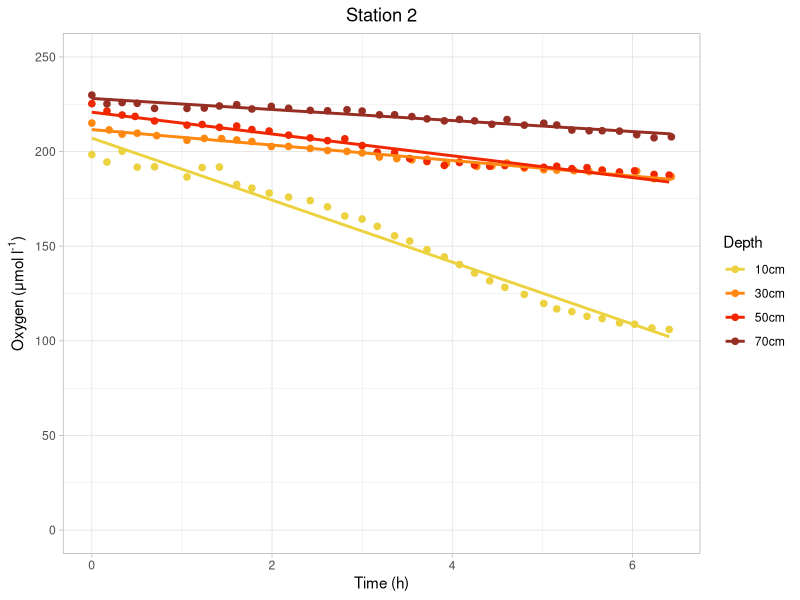
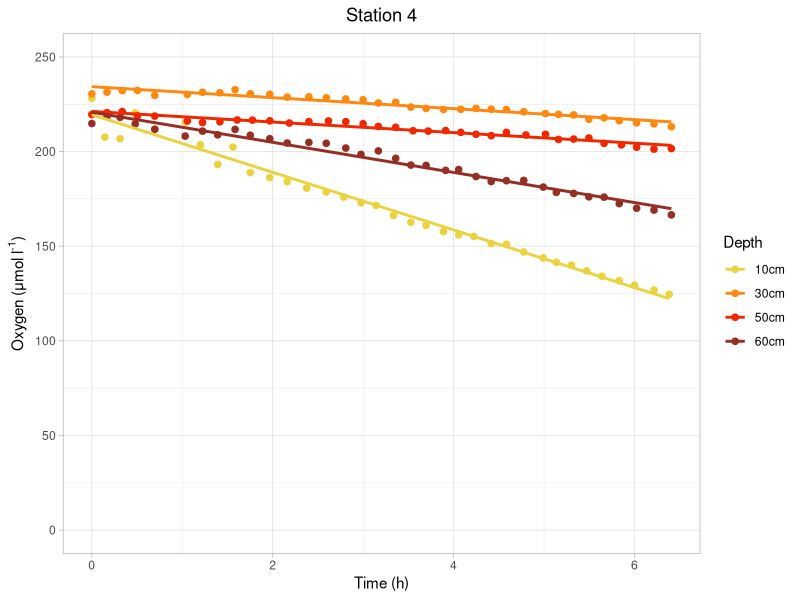
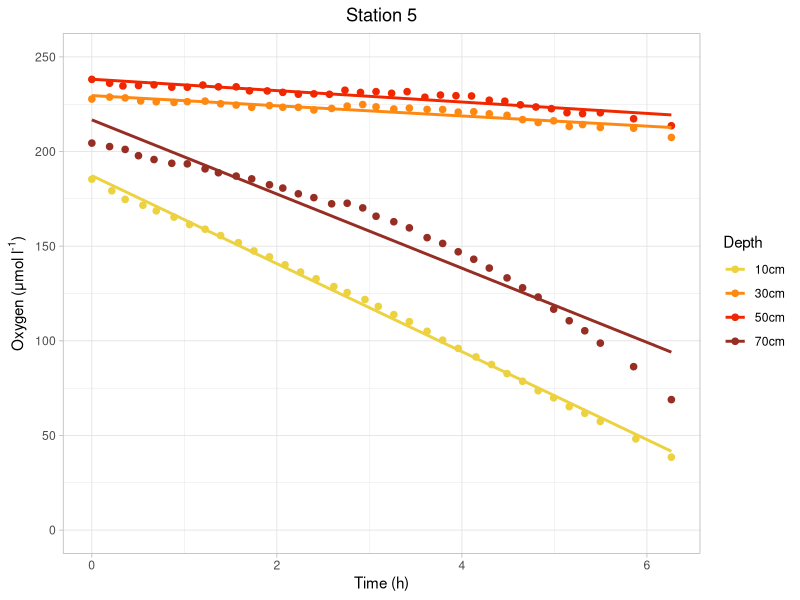
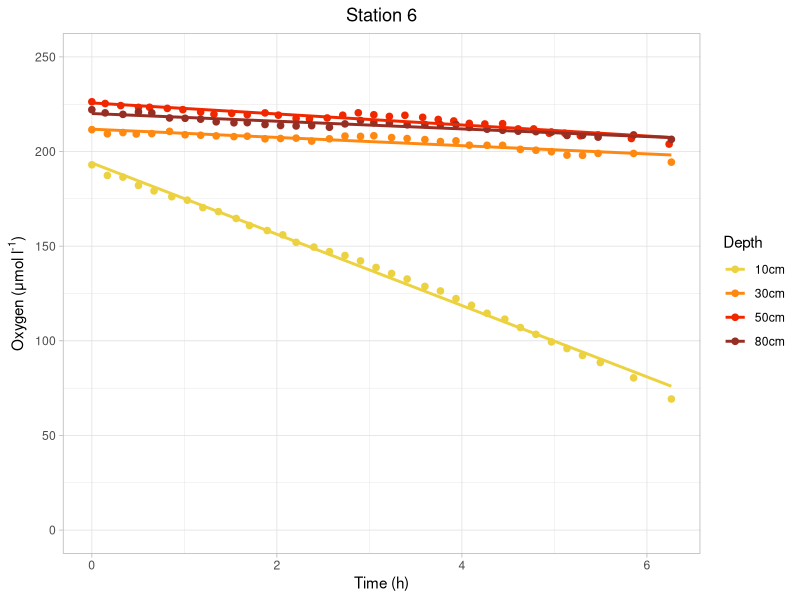
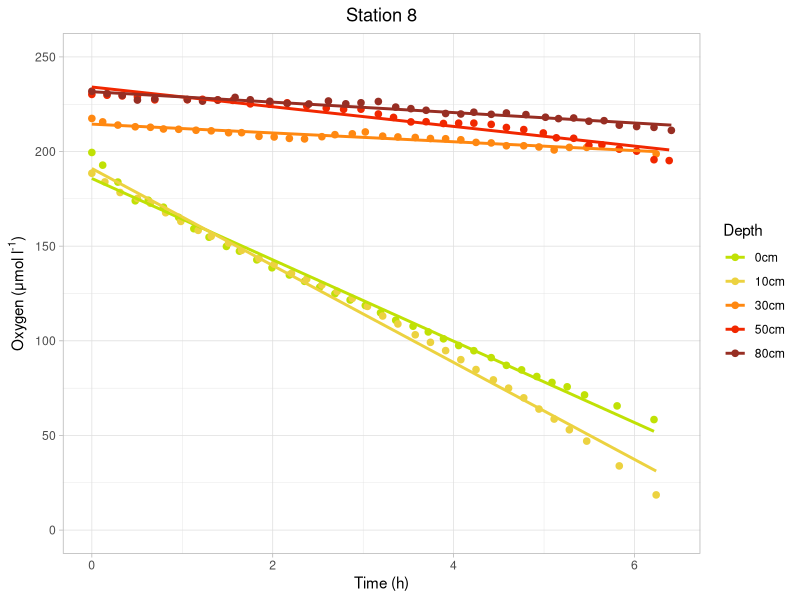
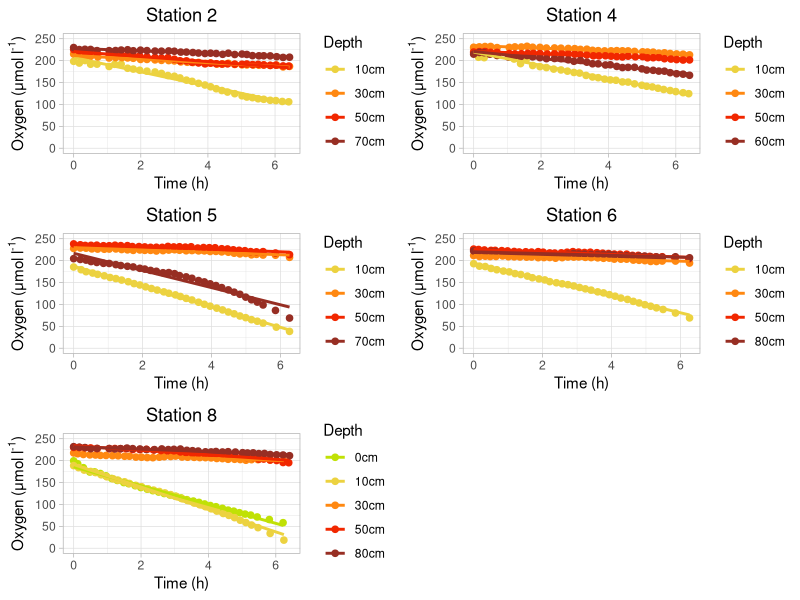
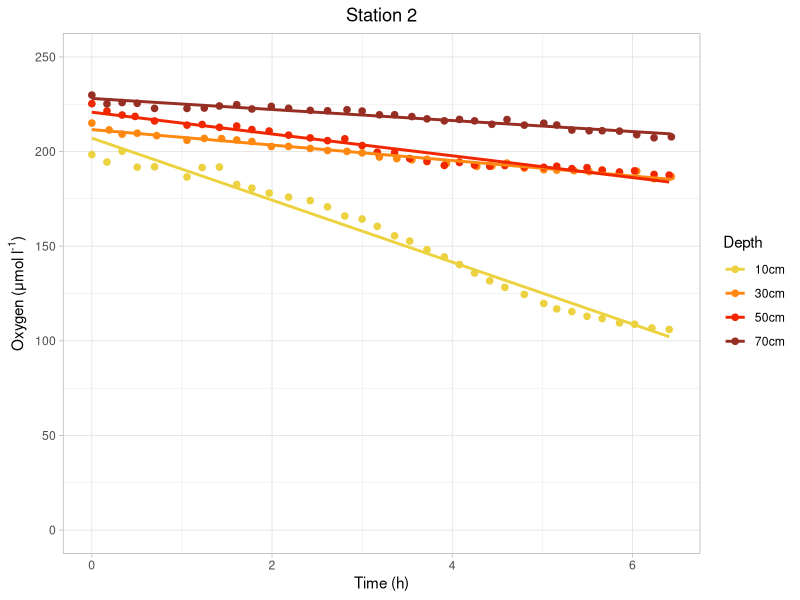
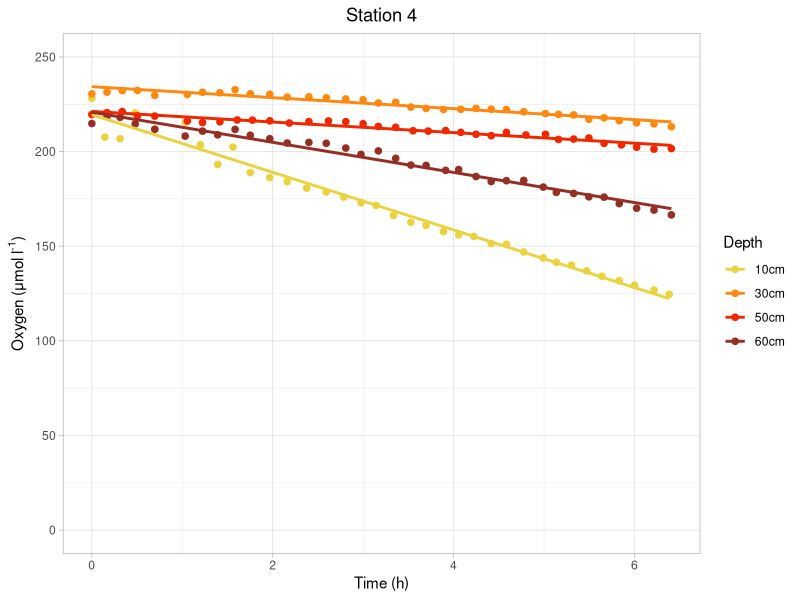

Write the R code that produced these figures, in order.
library(dplyr)
library(ggplot2)

setwd("/home/kai/Desktop/grad_school/marmic/lab_rotations/rotation_3/Spiekeroog_biogeo/week4/exp4/r_script_data")

mydata = read.csv("exp_4_data.csv")

#add column for time in hours
mydata <- mutate(mydata, time.hours = time.minutes / 60)

#viewing the data
names(mydata)
head(select(mydata, time.minutes,depth))
head(mydata)
min(select(mydata, oxygen))

#simple data imports:
station2 <- filter(mydata, station==2)
station4 <- filter(mydata, station==4)
station5 <- filter(mydata, station==5)
station6 <- filter(mydata, station==6)
station8 <- filter(mydata, station==8)

#split up dataframe into the individual lines
station2_10 <- filter(mydata, station==2 & depth=="10cm")
station2_30 <- filter(mydata, station==2 & depth=="30cm")
station2_50 <- filter(mydata, station==2 & depth=="50cm")
station2_70 <- filter(mydata, station==2 & depth=="70cm")

station4_10 <- filter(mydata, station==4 & depth=="10cm")
station4_30 <- filter(mydata, station==4 & depth=="30cm")
station4_50 <- filter(mydata, station==4 & depth=="50cm")
station4_60 <- filter(mydata, station==4 & depth=="60cm")

station5_10 <- filter(mydata, station==5 & depth=="10cm")
station5_30 <- filter(mydata, station==5 & depth=="30cm")
station5_50 <- filter(mydata, station==5 & depth=="50cm")
station5_70 <- filter(mydata, station==5 & depth=="70cm")

station6_10 <- filter(mydata, station==6 & depth=="10cm")
station6_30 <- filter(mydata, station==6 & depth=="30cm")
station6_50 <- filter(mydata, station==6 & depth=="50cm")
station6_80 <- filter(mydata, station==6 & depth=="80cm")

station8_sur <- filter(mydata, station==8 & depth=="0cm")
station8_10 <- filter(mydata, station==8 & depth=="10cm")
station8_30 <- filter(mydata, station==8 & depth=="30cm")
station8_50 <- filter(mydata, station==8 & depth=="50cm")
station8_80 <- filter(mydata, station==8 & depth=="80cm")

#### linear regressions ####
station2_10_reg <- lm(oxygen ~ time.hours, data=station2_10)
station2_30_reg <- lm(oxygen ~ time.hours, data=station2_30)
station2_50_reg <- lm(oxygen ~ time.hours, data=station2_50)
station2_70_reg <- lm(oxygen ~ time.hours, data=station2_70)

station4_10_reg <- lm(oxygen ~ time.hours, data=station4_10)
station4_30_reg <- lm(oxygen ~ time.hours, data=station4_30)
station4_50_reg <- lm(oxygen ~ time.hours, data=station4_50)
station4_60_reg <- lm(oxygen ~ time.hours, data=station4_60)

station5_10_reg <- lm(oxygen ~ time.hours, data=station5_10)
station5_30_reg <- lm(oxygen ~ time.hours, data=station5_30)
station5_50_reg <- lm(oxygen ~ time.hours, data=station5_50)
station5_70_reg <- lm(oxygen ~ time.hours, data=station5_70)

station6_10_reg <- lm(oxygen ~ time.hours, data=station6_10)
station6_30_reg <- lm(oxygen ~ time.hours, data=station6_30)
station6_50_reg <- lm(oxygen ~ time.hours, data=station6_50)
station6_80_reg <- lm(oxygen ~ time.hours, data=station6_80)

station8_sur_reg <- lm(oxygen ~ time.hours, data=station8_sur)
station8_10_reg <- lm(oxygen ~ time.hours, data=station8_10)
station8_30_reg <- lm(oxygen ~ time.hours, data=station8_30)
station8_50_reg <- lm(oxygen ~ time.hours, data=station8_50)
station8_80_reg <- lm(oxygen ~ time.hours, data=station8_80)

#plots
plot_station_2<- station2 %>%
  ggplot(aes(time.hours, oxygen, colour = depth)) +
  geom_point(size=1, stroke=1.2 ) +
  theme_light() +
  scale_x_continuous("Time (h)") +
  scale_y_continuous(expression(paste("Oxygen (μmol l"^"-1" *")" )), limits = c(0, 250)) +
  geom_smooth(se = FALSE, method = "lm") +
  ggtitle("Station 2") + theme(plot.title = element_text(hjust = 0.5)) +
  labs(colour ="Depth") + scale_colour_manual(values = c("#ecd240", "#ff8811", "#f12700", "#972e23"))

plot_station_4<- station4 %>%
  ggplot(aes(time.hours, oxygen, colour = depth)) +
  geom_point(size=1, stroke=1.2 ) +
  theme_light() +
  scale_x_continuous("Time (h)") +
  scale_y_continuous(expression(paste("Oxygen (μmol l"^"-1" *")" )), limits = c(0, 250)) +
  geom_smooth(se = FALSE, method = "lm") +
  ggtitle("Station 4") + theme(plot.title = element_text(hjust = 0.5)) +
  labs(colour ="Depth") + scale_colour_manual(values = c("#ecd240", "#ff8811", "#f12700", "#972e23"))

plot_station_5<- station5 %>%
  ggplot(aes(time.hours, oxygen, colour = depth)) +
  geom_point(size=1, stroke=1.2 ) +
  theme_light() +
  scale_x_continuous("Time (h)") +
  scale_y_continuous(expression(paste("Oxygen (μmol l"^"-1" *")" )), limits = c(0, 250)) +
  geom_smooth(se = FALSE, method = "lm") +
  ggtitle("Station 5") + theme(plot.title = element_text(hjust = 0.5)) +
  labs(colour ="Depth") + scale_colour_manual(values = c("#ecd240", "#ff8811", "#f12700", "#972e23"))

plot_station_6<- station6 %>%
  ggplot(aes(time.hours, oxygen, colour = depth)) +
  geom_point(size=1, stroke=1.2 ) +
  theme_light() +
  scale_x_continuous("Time (h)") +
  scale_y_continuous(expression(paste("Oxygen (μmol l"^"-1" *")" )), limits = c(0, 250)) +
  geom_smooth(se = FALSE, method = "lm") +
  ggtitle("Station 6") + theme(plot.title = element_text(hjust = 0.5)) +
  labs(colour ="Depth") + scale_colour_manual(values = c("#ecd240", "#ff8811", "#f12700", "#972e23"))

plot_station_8<- station8 %>%
  ggplot(aes(time.hours, oxygen, colour = depth)) +
  geom_point(size=1, stroke=1.2 ) +
  theme_light() +
  scale_x_continuous("Time (h)") +
  scale_y_continuous(expression(paste("Oxygen (μmol l"^"-1" *")" )), limits = c(0, 250)) +
  geom_smooth(se = FALSE, method = "lm") +
  ggtitle("Station 8") + theme(plot.title = element_text(hjust = 0.5)) +
  labs(colour ="Depth") + scale_colour_manual(values = c("#c0e105", "#ecd240", "#ff8811", "#f12700", "#972e23"))

#view plots
plot(plot_station_2)
plot(plot_station_4)
plot(plot_station_5)
plot(plot_station_6)
plot(plot_station_8)


# for surface in 8: #c0e105 or #e17202

ggsave(filename = "/home/kai/Desktop/grad_school/marmic/lab_rotations/rotation_3/Spiekeroog_biogeo/week4/exp4/r_script_data/rate_plots/2.jpeg", 
       plot =  plot_station_2, width = 6, height = 4)
ggsave(filename = "/home/kai/Desktop/grad_school/marmic/lab_rotations/rotation_3/Spiekeroog_biogeo/week4/exp4/r_script_data/rate_plots/4.jpeg", 
       plot =  plot_station_4, width = 6, height = 4)
ggsave(filename = "/home/kai/Desktop/grad_school/marmic/lab_rotations/rotation_3/Spiekeroog_biogeo/week4/exp4/r_script_data/rate_plots/5.jpeg", 
       plot =  plot_station_5, width = 6, height = 4)
ggsave(filename = "/home/kai/Desktop/grad_school/marmic/lab_rotations/rotation_3/Spiekeroog_biogeo/week4/exp4/r_script_data/rate_plots/6.jpeg", 
       plot =  plot_station_6, width = 6, height = 4)
ggsave(filename = "/home/kai/Desktop/grad_school/marmic/lab_rotations/rotation_3/Spiekeroog_biogeo/week4/exp4/r_script_data/rate_plots/8.jpeg", 
       plot =  plot_station_8, width = 6, height = 4)

######## multiplot:
#library(grid)

multiplot <- function(..., plotlist=NULL, file, cols=2, layout= matrix(c(1,2,3,4,5,0), nrow=3, byrow=TRUE)) {
  require(grid)
  
  # Make a list from the ... arguments and plotlist
  plots <- c(list(...), plotlist)
  
  numPlots = length(plots)
  
  # If layout is NULL, then use 'cols' to determine layout
  if (is.null(layout)) {
    # Make the panel
    # ncol: Number of columns of plots
    # nrow: Number of rows needed, calculated from # of cols
    layout <- matrix(seq(1, cols * ceiling(numPlots/cols)),
                     ncol = cols, nrow = ceiling(numPlots/cols))
  }
  
  if (numPlots==1) {
    print(plots[[1]])
    
  } else {
    # Set up the page
    grid.newpage()
    pushViewport(viewport(layout = grid.layout(nrow(layout), ncol(layout))))
    
    # Make each plot, in the correct location
    for (i in 1:numPlots) {
      # Get the i,j matrix positions of the regions that contain this subplot
      matchidx <- as.data.frame(which(layout == i, arr.ind = TRUE))
      
      print(plots[[i]], vp = viewport(layout.pos.row = matchidx$row,
                                      layout.pos.col = matchidx$col))
    }
  }
}

mult_plot <- multiplot(plot_station_2, plot_station_4, plot_station_5, plot_station_6, plot_station_8, cols=2)
